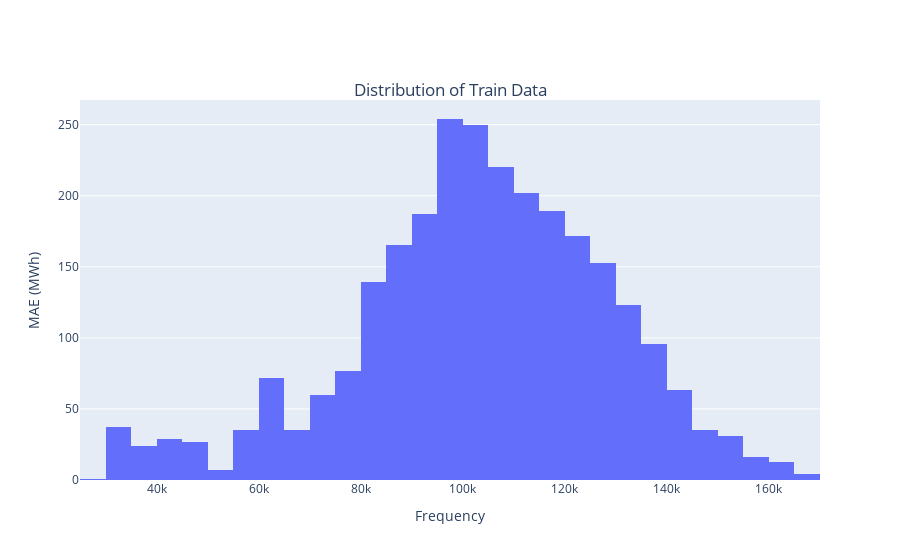

Here is the notebook cell this chart was saved with:
### Markdown cell above
Taking the above plot further we can take it a step further to look at how the train and test data differs below. In the end we see that they are essentially different distributions.

### Code cell
fig = go.Figure()
fig.add_trace(
    go.Histogram(
        x = endog_train
    )
)
fig.update_layout(
    title={"text": "Distribution of Train Data", "xanchor": 'center', 'x': 0.5, 'y':0.85},
    xaxis_title="Frequency",
    yaxis_title="MAE (MWh)"
)
fig.show()
fig.write_image("traindist.png")

### Figure 1 — Plotly figure (JSON) as saved in the notebook; plotly's stock layout.template omitted (floating-point values rounded to 4 significant figures; data arrays with more than 128 entries replaced by an {"elided": "..."} marker saying what was removed)
{"data": [{"type": "histogram", "x": {"elided": "2716 int values"}}], "layout": {"autosize": true, "title": {"text": "Distribution of Train Data", "x": 0.5, "xanchor": "center", "y": 0.85}, "xaxis": {"autorange": true, "range": [25000.0, 170000.0], "title": {"text": "Frequency"}, "type": "linear"}, "yaxis": {"autorange": true, "range": [0, 267.4], "title": {"text": "MAE (MWh)"}}}}
